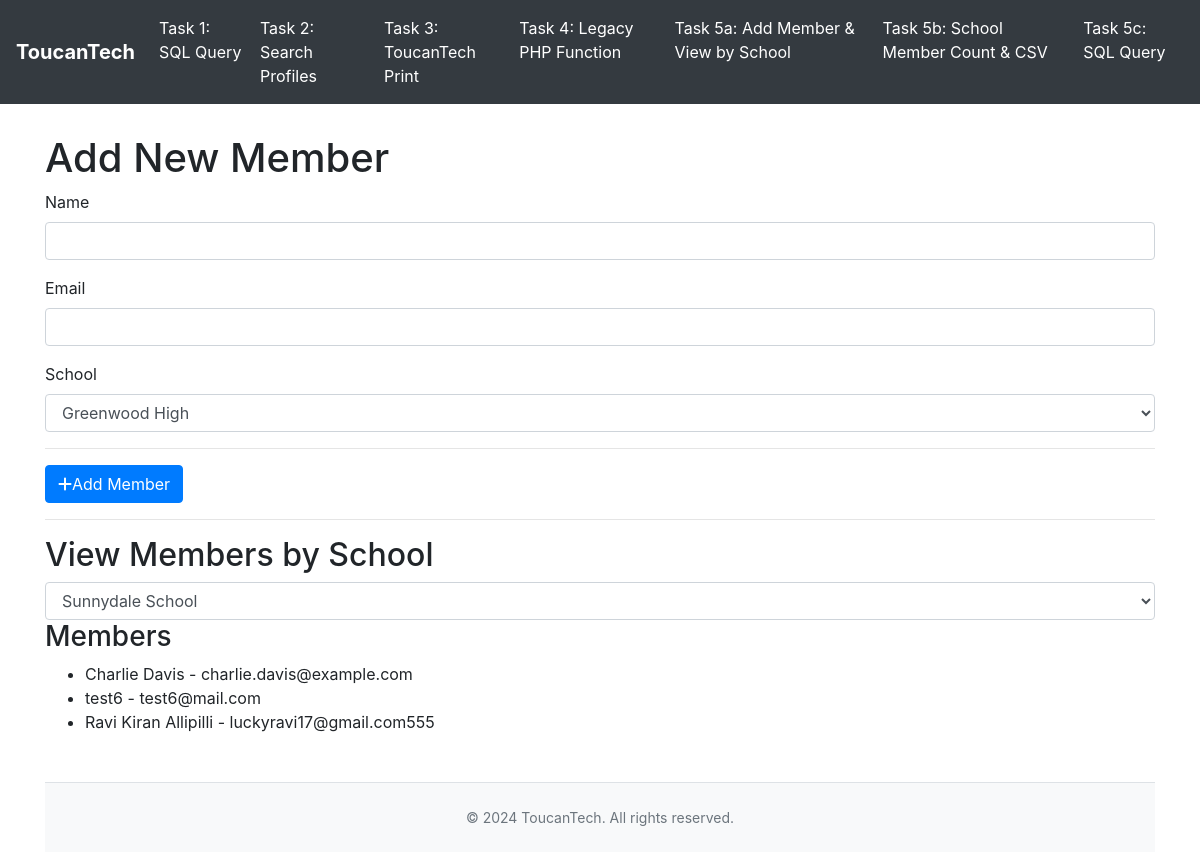
/tasks/task5a.php?school=4, run on the app's committed database.
### tables this page shows
CREATE TABLE IF NOT EXISTS `members` (
  `id` int NOT NULL AUTO_INCREMENT,
  `name` varchar(255) NOT NULL,
  `email` varchar(255) NOT NULL,
  `school_id` int DEFAULT NULL,
  `created_at` timestamp NULL DEFAULT CURRENT_TIMESTAMP,
  PRIMARY KEY (`id`),
  UNIQUE KEY `email` (`email`),
  KEY `school_id` (`school_id`)
);

### tasks/task5a.php (called while the page is built, shortened)
<?php
require_once '../config/db.php';
require_once '../models/MemberModel.php';
require_once '../models/SchoolModel.php';
require_once '../controllers/MemberController.php';
$controller = new MemberController($conn);
$schools = $controller->getSchools();
$selectedSchool = null;
$members = [];
if ($_SERVER['REQUEST_METHOD'] === 'GET' && isset($_GET['school'])) {
    $selectedSchool = intval($_GET['school']);
    $members = $controller->getMembersBySchool($selectedSchool);
}
include '../views/members-view.php';
?>

### controllers/MemberController.php (called while the page is built, shortened)
<?php
class MemberController extends BaseController {
    private $memberModel;
    private $schoolModel;
    public function __construct($dbConnection) {
        $this->memberModel = new MemberModel($dbConnection);
        $this->schoolModel = new SchoolModel($dbConnection);
    }
    public function getMembersBySchool($schoolId) {
        return $this->memberModel->getMembersBySchool($schoolId);
    }
    public function getSchools() {
        return $this->schoolModel->getAllSchools();
    }
}
?>

### models/SchoolModel.php (called while the page is built)
<?php
class SchoolModel {
    private $conn;
    public function __construct($dbConnection) {
        $this->conn = $dbConnection;
    }
    public function getAllSchools() {
        $sql = "SELECT school_id, school_name FROM schools";
        try {
            $stmt = $this->conn->prepare($sql);
            $stmt->execute();
            $schools = $stmt->fetchAll(PDO::FETCH_ASSOC);
            return $schools;
        } catch (PDOException $e) {
            die("Error fetching schools: " . $e->getMessage());
        }
    }
}
?>

### models/MemberModel.php (called while the page is built, shortened)
<?php
class MemberModel {
    private $conn;
    public function __construct($dbConnection) {
        $this->conn = $dbConnection;
    }
    public function getMembersBySchool($schoolId) {
        $sql = "SELECT members.name, members.email, schools.school_name
                FROM members
                JOIN schools ON members.school_id = schools.school_id
                WHERE members.school_id = :school_id";
        $stmt = $this->conn->prepare($sql);
        $stmt->bindParam(':school_id', $schoolId, PDO::PARAM_INT);
        $stmt->execute();
        return $stmt->fetchAll(PDO::FETCH_ASSOC);
    }
}
?>

### views/members-view.php (the view, shortened to what this page needs)
<?php include 'header.php'; ?>
<h1>Add New Member</h1>
<form method="POST" action="">
    <div class="form-group">
        <label for="name">Name</label>
        <input type="text" name="name" id="name" class="form-control" required>
    </div>
    <div class="form-group">
        <label for="email">Email</label>
        <input type="email" name="email" id="email" class="form-control" required>
    </div>
    <div class="form-group">
        <label for="school">School</label>
        <select name="school" id="school" class="form-control" required>
            <?php foreach ($schools as $school) { ?>
                <option value="<?php echo htmlspecialchars($school['school_id']); ?>">
                    <?php echo htmlspecialchars($school['school_name']); ?>
                </option>
            <?php } ?>
        </select>
    </div>
    <hr></hr>
    <button type="submit" class="btn btn-primary"><i class="fa-solid fa-plus"></i>Add Member</button>
</form>
<hr></hr>
<h2>View Members by School</h2>
<form method="GET">
    <select name="school" class="form-control" onchange="this.form.submit()">
        <?php foreach ($schools as $school) { ?>
            <option
                value="<?php echo htmlspecialchars($school['school_id']); ?>"
                <?php echo $selectedSchool == $school['school_id'] ? 'selected' : ''; ?>>
                <?php echo htmlspecialchars($school['school_name']); ?>
            </option>
        <?php } ?>
    </select>
</form>
<?php if (!empty($members)) { ?>
    <h3>Members</h3>
    <ul>
        <?php foreach ($members as $member) { ?>
            <li><?php echo htmlspecialchars($member['name']); ?> - <?php echo htmlspecialchars($member['email']); ?></li>
        <?php } ?>
    </ul>
<?php } ?>
<?php include 'footer.php'; ?>

### data on the page
members: name "Charlie Davis", email "charlie.davis@example.com"
members: name "test6", email "test6@mail.com"
members: name "Ravi Kiran Allipilli", email "luckyravi17@gmail.com555"

### other printed values
form field school "Greenwood High"
form field school "Sunnydale School"
